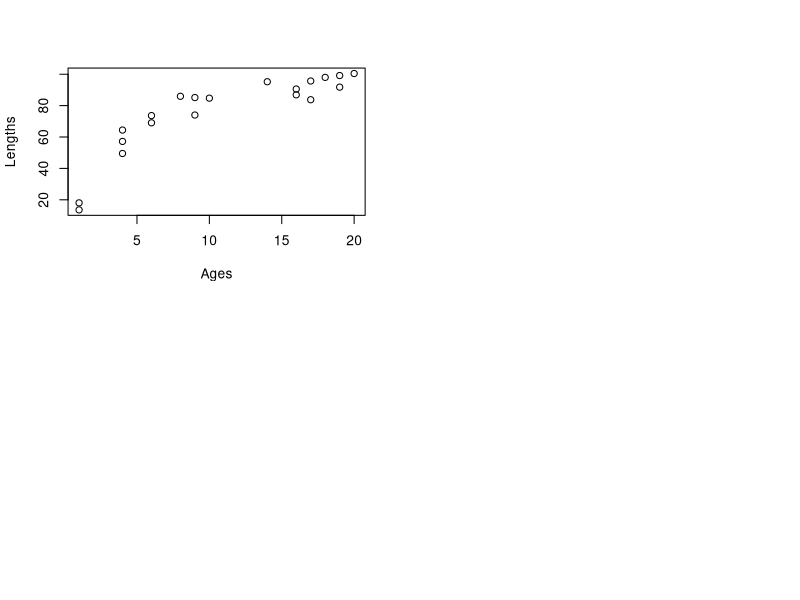

This chart was generated by the following R code: (Note: this script raises an error after producing the figure.)
library(stats4)

# the negative log-likelihood 
minusLL <- function(logLinf,logK,t0,logSigma,Ages,Lengths)
 {
  # Extract the parameters
  Linf <- exp(logLinf); Kappa <- exp(logK); Sigma <- exp(logSigma)
  
  # make the model predictions
  Pred <- Linf*(1.0-exp(-Kappa*(Ages-t0)))
  
  # Compute the negative log-likelihood
  NegLogL <- -1*sum(dnorm(Lengths,Pred,Sigma,TRUE))
  
  return(NegLogL)

 }  

 par(mfrow=c(2,2))


 # Psuedo data (always good for testing)
 set.seed(781010)
 Nsample <- 20
 Ages <- sample(c(1:20),Nsample,replace=TRUE)
 Lengths <- 100*(1.0-exp(-0.2*(Ages-0.1)))+rnorm(Nsample,0,5)
 plot(Ages,Lengths,xlab="Ages",ylab="Lengths")
 
 # fit the model
 start <- list(logLinf=log(80),logK=log(0.15),t0=0,logSigma=1)
 fixed <- list(Ages=Ages,Lengths=Lengths)
 mleOutput <- mle(minusLL,start=start,fixed=fixed)
 print(summary(mleOutput))
 
 # Extract the parameters
 Linf <- exp(coef(mleOutput)[1])
 Kappa <- exp(coef(mleOutput)[2])
 t0 <- coef(mleOutput)[3]
 Sigma <- exp(coef(mleOutput)[4])
 cat("parameter estimates\n")
 cat("Linf = ",Linf,"\n")
 cat("Kappa = ",Kappa,"\n")
 cat("t0 = ",t0,"\n")
 cat("Sigma = ",Sigma,"\n")
 BestLL <- -as.numeric(logLik(mleOutput))
 print(BestLL)

 # Now do a likelihood profile
 sigs <- seq(from=3,to=10,by=0.1)
 Nprof <- length(sigs)
 NegLogLiks <- rep(0,Nprof)
 for (Isigma in 1:Nprof)
  {
   # fit the model but FIX logSigma
   start <- list(logLinf=log(80),logK=log(0.15),t0=0)
   fixed <- list(logSigma=log(sigs[Isigma]),Ages=Ages,Lengths=Lengths)
   mleOutput <- mle(minusLL,start=start,fixed=fixed)
   NegLogLiks[Isigma]<- -as.numeric(logLik(mleOutput))-BestLL
  } 
 print(NegLogLiks)
   
 plot(sigs,NegLogLiks,xlab="Sigma",ylab="Negative log-likelihood",type="l",lty=1,ylim=c(0,10))
 # Indicate 95% CI
 abline(h=3.84/2) #1.92 is critical value for chi-square with one degree of freedom bc represents CI of one parameter
 points(Sigma,0,pch=16)
 
 
 
